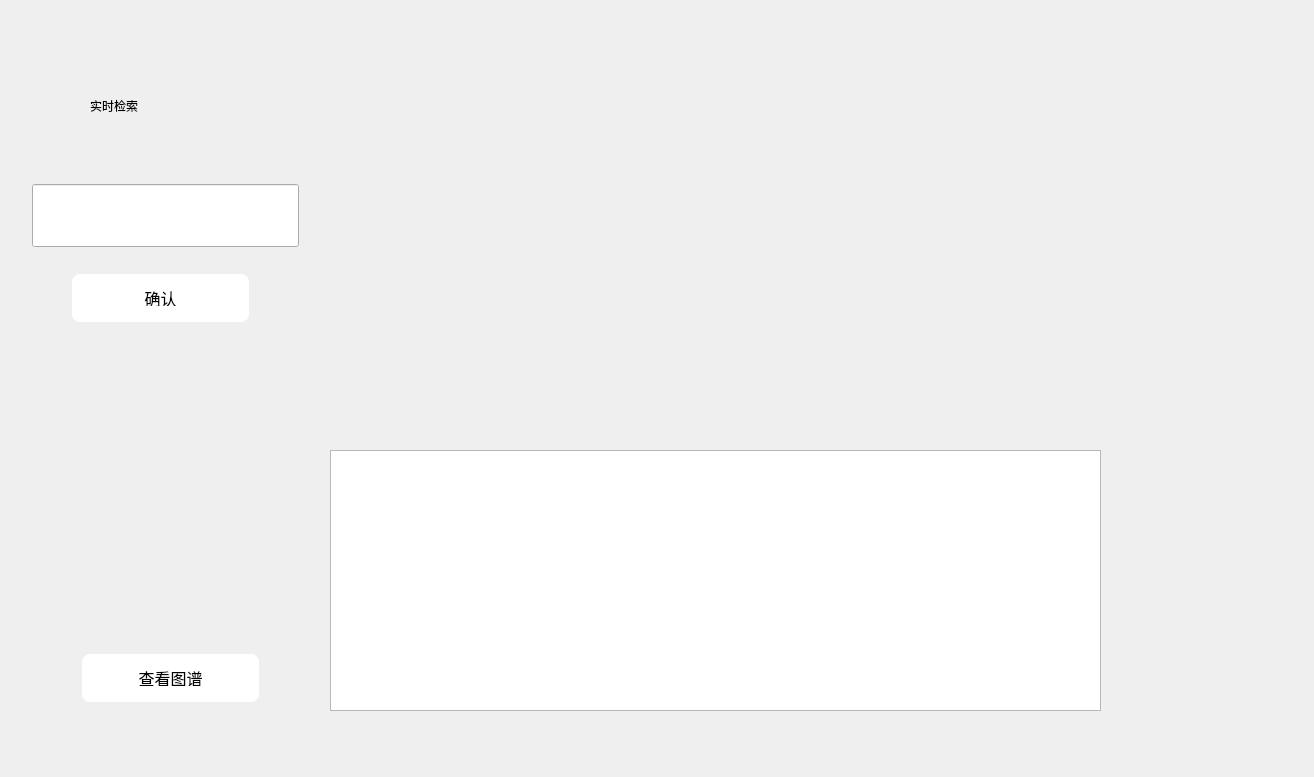
<?xml version="1.0" encoding="UTF-8"?>
<ui version="4.0">
 <class>Eletric</class>
 <widget class="QWidget" name="Eletric">
  <property name="geometry">
   <rect>
    <x>0</x>
    <y>0</y>
    <width>1314</width>
    <height>777</height>
   </rect>
  </property>
  <property name="sizePolicy">
   <sizepolicy hsizetype="Preferred" vsizetype="Expanding">
    <horstretch>0</horstretch>
    <verstretch>0</verstretch>
   </sizepolicy>
  </property>
  <property name="windowTitle">
   <string>Form</string>
  </property>
  <widget class="QTableWidget" name="table_sql">
   <property name="geometry">
    <rect>
     <x>330</x>
     <y>450</y>
     <width>771</width>
     <height>261</height>
    </rect>
   </property>
  </widget>
  <widget class="QWidget" name="widget" native="true">
   <property name="geometry">
    <rect>
     <x>30</x>
     <y>340</y>
     <width>281</width>
     <height>281</height>
    </rect>
   </property>
  </widget>
  <widget class="QPushButton" name="btnConfirms">
   <property name="geometry">
    <rect>
     <x>70</x>
     <y>270</y>
     <width>181</width>
     <height>56</height>
    </rect>
   </property>
   <property name="styleSheet">
    <string notr="true">QPushButton {
    border-radius: 8px;
    padding: 16px 32px;
    text-align: center;
	font: 10pt &quot;楷体&quot;;
    text-decoration: none;
    font-size: 16px;
    margin: 4px 2px;
    background-color: white;
}</string>
   </property>
   <property name="text">
    <string>确认</string>
   </property>
  </widget>
  <widget class="QLabel" name="labelTitle">
   <property name="geometry">
    <rect>
     <x>50</x>
     <y>60</y>
     <width>219</width>
     <height>92</height>
    </rect>
   </property>
   <property name="styleSheet">
    <string notr="true">font: 20pt &quot;楷体&quot;;
margin-left:auto;margin-right:auto;</string>
   </property>
   <property name="text">
    <string>实时检索</string>
   </property>
  </widget>
  <widget class="QLineEdit" name="Check_lineEdit">
   <property name="geometry">
    <rect>
     <x>30</x>
     <y>180</y>
     <width>271</width>
     <height>71</height>
    </rect>
   </property>
   <property name="styleSheet">
    <string notr="true">QLineEdit {
    padding: 16px 32px;
    text-decoration: none;
    font-size: 16px;
    margin: 4px 2px;;
}</string>
   </property>
   <property name="text">
    <string/>
   </property>
  </widget>
  <widget class="QPushButton" name="btnConfirms_kg">
   <property name="geometry">
    <rect>
     <x>80</x>
     <y>650</y>
     <width>181</width>
     <height>56</height>
    </rect>
   </property>
   <property name="styleSheet">
    <string notr="true">QPushButton {
    border-radius: 8px;
    padding: 16px 32px;
    text-align: center;
	font: 10pt &quot;楷体&quot;;
    text-decoration: none;
    font-size: 16px;
    margin: 4px 2px;
    background-color: white;
}</string>
   </property>
   <property name="text">
    <string>查看图谱</string>
   </property>
  </widget>
 </widget>
 <resources/>
 <connections/>
</ui>
